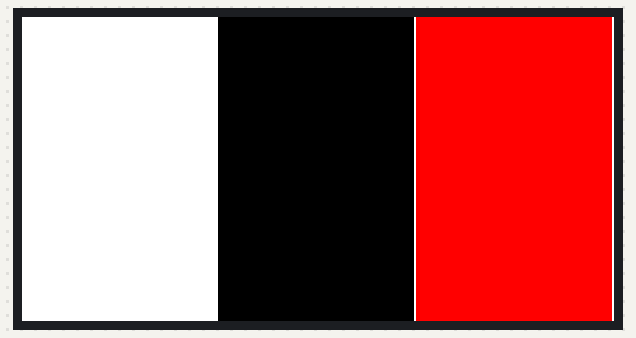
A sketch run on a simulated Seeed XIAO (SAMD21). Parts: 296×152 colour display. What the sketch prints to the serial monitor is not drawn.

Above: at 45.1 s.

The sketch:

XIAO_Waveshare_2in66b.ino
```cpp
/*****************************************************************************
* | File        :   XIAO_Waveshare_2in66b.ino
* | Function    :   Drive the Waveshare 2.66inch e-Paper (B) with Adafruit_EPD
* | Info        :
*----------------
* The Waveshare 2.66" (B) panel (152x296 BWR) uses an SSD1680 controller, which
* Adafruit_EPD already drives at exactly this resolution as
* ThinkInk_266_Tricolor_MFGNR. Unlike the 3.52" panel in this repo, no local
* panel class is needed - this sketch is the stock class with the driver
* board's pins.
*
* Board : SiliconLabs:silabs:xiao_mg24:protocol_stack=none
* Panel : Waveshare 2.66inch e-Paper (B), 152x296, SSD1680, 24-pin FPC connector
* Driver: Seeed Studio ePaper Driver Board for XIAO v2
*         https://wiki.seeedstudio.com/xiao_eink_expansion_board_v2/
*
* Ported from the Adafruit Feather RP2040 ThinkInk version in
* ../../../AdafruitFeatherThinkInk/. Only the pin block changed: the EPD is on
* the default SPI here (D8=SCK, D10=MOSI are the MG24's hardware SPI), not a
* secondary bus.
*
* MFGNR is the right class rather than a lucky guess: Waveshare's own product
* specification for this panel names the driver IC as SSD1680Z8 (mechanical
* drawing note, p6 of 2.66inch-e-paper-b-specification.pdf), and MFGNR is
* Adafruit's SSD1680Z variant class. The same page gives the resolution as
* "296gate x 152source", which is why the constructor takes the long axis first.
*
* Based on Adafruit's ThinkInk_tricolor example.
******************************************************************************/
#include "Adafruit_ThinkInk.h"

// Seeed ePaper Driver Board for XIAO v2 wiring. Same mapping as the GxEPD2
// demos and the vendored Waveshare sketches in this repo.
#define EPD_RESET D0
#define EPD_CS    D1
#define EPD_BUSY  D2
#define EPD_DC    D3
#define SRAM_CS   -1   // no external SRAM on this board, use the MCU's
#define EPD_SPI   &SPI // D8=SCK / D10=MOSI already are the default SPI

// 152x296 tricolor, SSD1680. The class passes (296, 152) to Adafruit_SSD1680 -
// long axis first - so the constructor here takes only the pins.
ThinkInk_266_Tricolor_MFGNR display(EPD_DC, EPD_RESET, EPD_CS, SRAM_CS, EPD_BUSY,
                                    EPD_SPI);

void setup() {
  Serial.begin(115200);
  // Serial is EUSART0 via the on-board CMSIS-DAP chip, not USB CDC, so bound
  // the wait - it must never block.
  while (!Serial && millis() < 3000) {
    delay(10);
  }
  Serial.println("Waveshare 2.66in (B) on Adafruit_EPD / SSD1680");
  display.begin(THINKINK_TRICOLOR);

  // 180 degrees, matching the Waveshare_2in66br sketch's EPD_2IN66B_ROTATE_180:
  // this panel's native origin is the corner opposite the one you want content
  // to start from. That is a panel/FPC fact, not a board one, so it carries
  // over from the ThinkInk connector unchanged. Has to come after begin(),
  // which sets rotation 0 itself. Rotation 2 is even, so width()/height() stay
  // 296x152 and the layout below is unaffected.
  display.setRotation(2);

  Serial.printf("Panel reports %d x %d\r\n", display.width(), display.height());

  // Single-shot, not a loop: e-paper wants updating rarely, so two refreshes
  // and stop rather than cycling forever.
  Serial.println("Banner demo");
  display.clearBuffer();
  display.setTextSize(2);
  display.setCursor((display.width() - 96) / 2, (display.height() - 16) / 2);
  display.setTextColor(EPD_BLACK);
  display.print("Tri");
  display.setTextColor(EPD_RED);
  display.print("Color");
  display.display();

  delay(15000);

  // Thirds: white | black | red. Makes plane order and inversion obvious at a
  // glance - if black and red swap places, the buffer indices are crossed; if
  // white and black swap, it is the inversion flags.
  Serial.println("Color rectangle demo");
  display.clearBuffer();
  display.fillRect(display.width() / 3, 0, display.width() / 3,
                   display.height(), EPD_BLACK);
  display.fillRect((display.width() * 2) / 3, 0, display.width() / 3,
                   display.height(), EPD_RED);
  display.display();

  Serial.println("Done - panel left on the rectangle test pattern.");
}

void loop() {}
```
